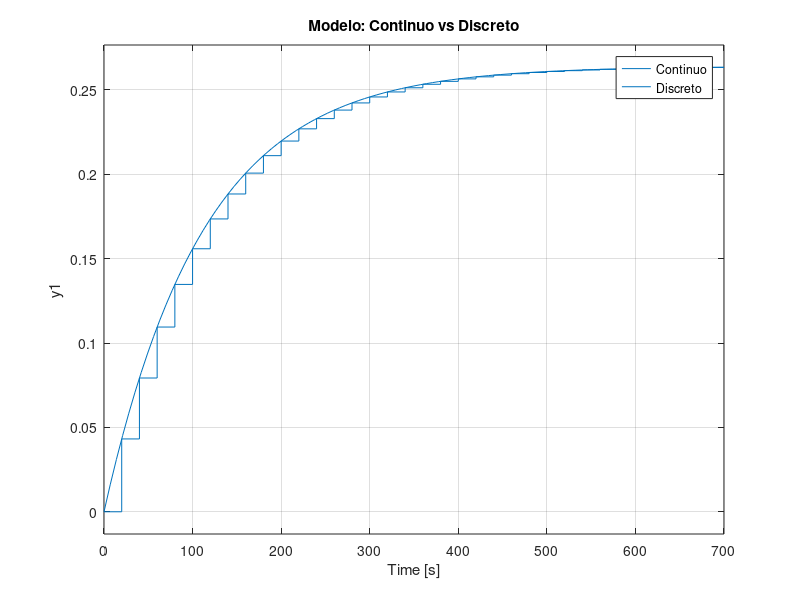
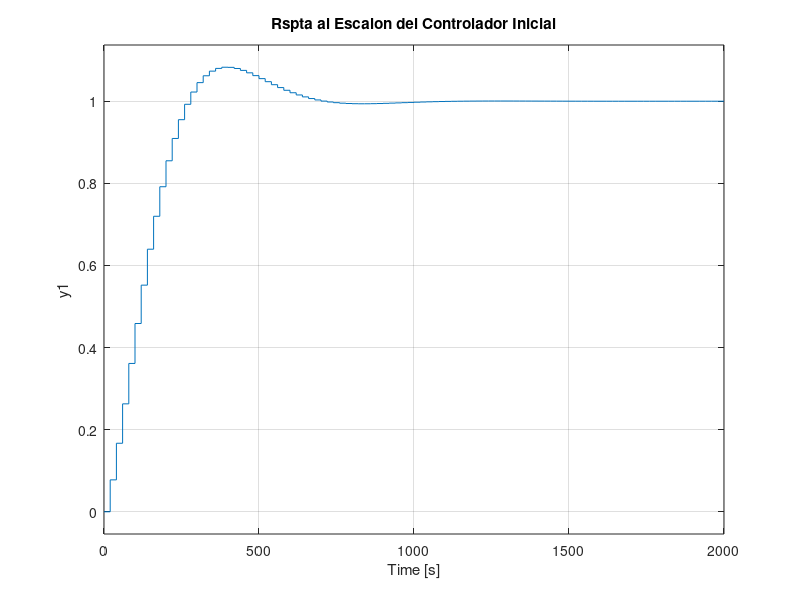

Write the MATLAB code that produced these figures, in order. (Note: this script raises an error after producing the figures.)
%% Busqueda local - n mejoras

clc
close all
clear

%% Modelo - Búsqueda local con variación aleatoria

% Función de transferencia (sistema continuo)
Num = 0.264;
Den = [112 1];
Gp_s = tf(Num, Den);

% Grafico
figure(1)
step(Gp_s)
hold on

% Sistema discreto
t_muestreo = 20; % discretizo con tiempo muestreo 20
HGp_z = c2d(Gp_s, t_muestreo)  
step(HGp_z) % grafico en comparacion del continuo
title("Modelo: Continuo vs Discreto")
legend("Continuo", "Discreto", Location="southeast")
hold off

%% Solucion inicial (controlador discreto inicial)

% Coeficientes iniciales
q0 = 1.8;  % positivo
q1 = -1.1; % negativo
q2 = 0.01; % |q0| > |q1| >> |q2|

% Creo controlador discreto inicial
% Cz = (q0*z^2 + q1*z + q2) / ((z*(z-1))
Cz_inicial = tf([q0 q1 q2], [1 -1 0], t_muestreo); %si aumento q1 se vuelve 1st grado, si disminuyo se vuelve 2nd
G_z_inicial = series(Cz_inicial, HGp_z); % modelo de planta con controlador
Y_z_inicial = feedback(G_z_inicial,1); % realimentacion

% Grafico
figure(2)
step(Y_z_inicial)
title("Rspta al Escalon del Controlador Inicial")

% Caracteristicas de respuesta temporal (del controlador inicial)
R_t = stepinfo(Y_z_inicial)

% Funcion objetivo
[tss Mp] = costo_j(R_t);
f_obj_inicial = 0.01*tss + Mp;

%% Genero vecindarios / controladores

% Cambio maximo de coeficientes 
beta_q0 = 0.05;
beta_q1 = 0.01;
beta_q2 = 0.002;

% Número de iteraciones
iter_max = 20;

% Mejoras a almacenar
num_mejoras = 5; % Variable para definir la cantidad de mejoras deseadas
mejoras = [];
cont = 0;

while cont < num_mejoras && length(mejoras) < iter_max
    
    cont = cont + 1;
    
    % Generar perturbaciones aleatorias
    delta_q0 = (rand - 0.5) * 2 * beta_q0; % Rango de aleatorios: [−beta_q0, beta_q0]
    delta_q1 = (rand - 0.5) * 2 * beta_q1;
    delta_q2 = (rand - 0.5) * 2 * beta_q2;
    
    % Crear vecindario con valores perturbados
    Controladores = [q0+delta_q0, q1, q2;
                     q0, q1+delta_q1, q2;
                     q0, q1, q2+delta_q2];
    
    % Recorrer controladores - Evaluar cada conjunto de coeficientes
    for i = 1:length(Controladores)
        
        Cz = tf(Controladores(i,:), [1 -1 0], t_muestreo); % [Controladores(i,1), Controladores(i,2), Controladores(i,3)]

        % Evaluar cada controlador
        G_z = series(Cz, HGp_z); % modelo de planta con controlador
        Y_z = feedback(G_z,1); % realimentacion
        R_t = stepinfo(Y_z); % respuesta temporal
        [tss Mp] = costo_j(R_t); % calculo tss y Mp
        f_obj(i) = 0.01*tss + Mp; % funcion objetivo

    end
    
    % Seleccionar el mejor
    [f_min, indice] = min(f_obj);
    
    % Si mejora, actualizar coeficientes
    if f_min < f_obj(1)
        
        % Solucion final
        q0 = Controladores(indice, 1);
        q1 = Controladores(indice, 2);
        q2 = Controladores(indice, 3);

    end
    
    mejoras = [mejoras f_min];

end

% Display
f_obj
f_min

% Controlador final
Cz_final = tf([q0, q1, q2], [1 -1 0], t_muestreo); % con coeficientes finales
G_z_final = series(Cz_final, HGp_z);
Y_z_final = feedback(G_z_final, 1);

% Grafico
figure(3)
step(Y_z_final)
hold on
step(Y_z_inicial)
title("Controlador: Final vs Inicial")
legend("Controlador Final", "Control Inicial", Location="southeast")
hold off

% Respuesta temporal
R_t = stepinfo(Y_z_final)

% Funcion objetivo
[tss Mp] = costo_j(R_t);
f_obj = 0.01*tss + Mp;

% Graficar mejoras
figure(4)
plot(mejoras)
title("Evolución de la función objetivo")
xlabel("Iteración")
ylabel("f_{obj}")

% Ley de control
u_z_final = series(Cz_final, (1 - Y_z_final));
u_z_inicial = series(Cz_inicial, (1 - Y_z_inicial));

figure(5)
step(u_z_final)
hold on
step(u_z_inicial)
step(Y_z_final)
step(Y_z_inicial)
title("Ley de control: Final vs Inicial")
legend("Ley de control Final", "Ley de control Inicial", "Controlador Final", "Control Inicial", Location="southeast")
hold off

%% Función de costo
function [tss, Mp] = costo_j(R_t)
    Mp = R_t.Overshoot;
    tss = R_t.SettlingTime;
end
